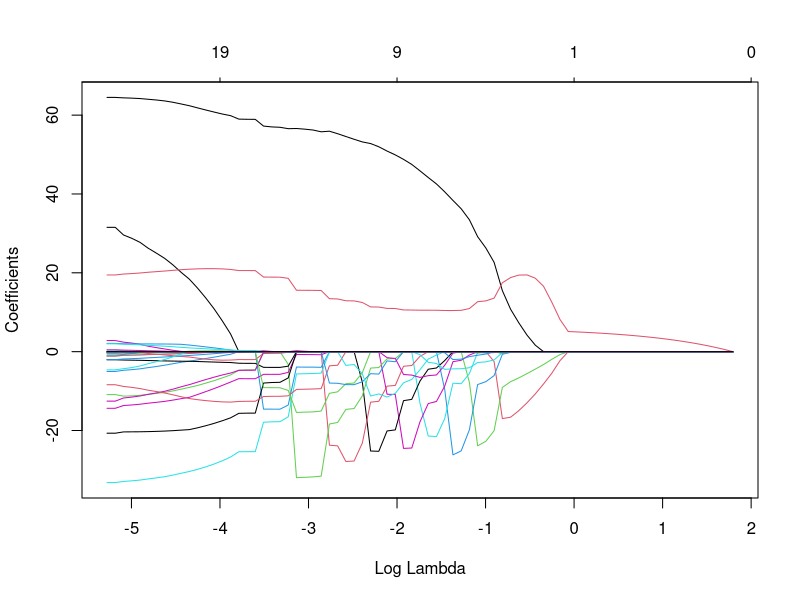
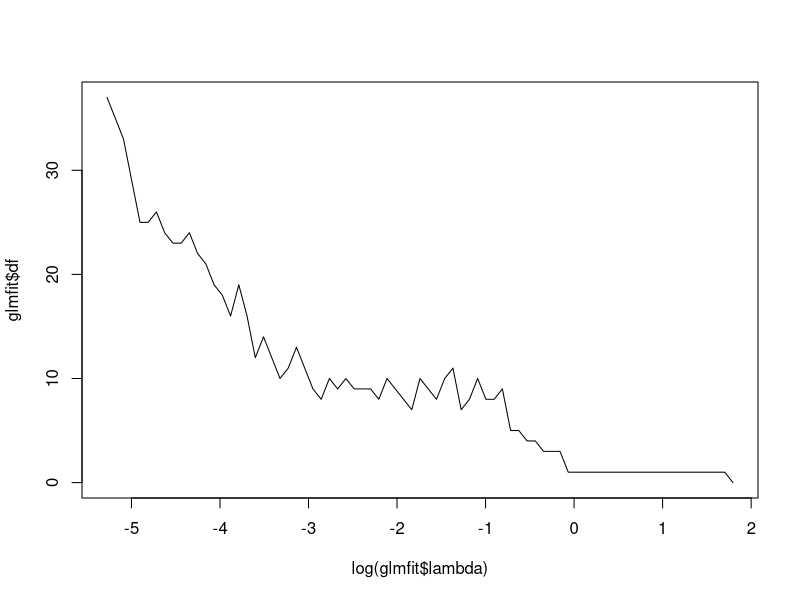
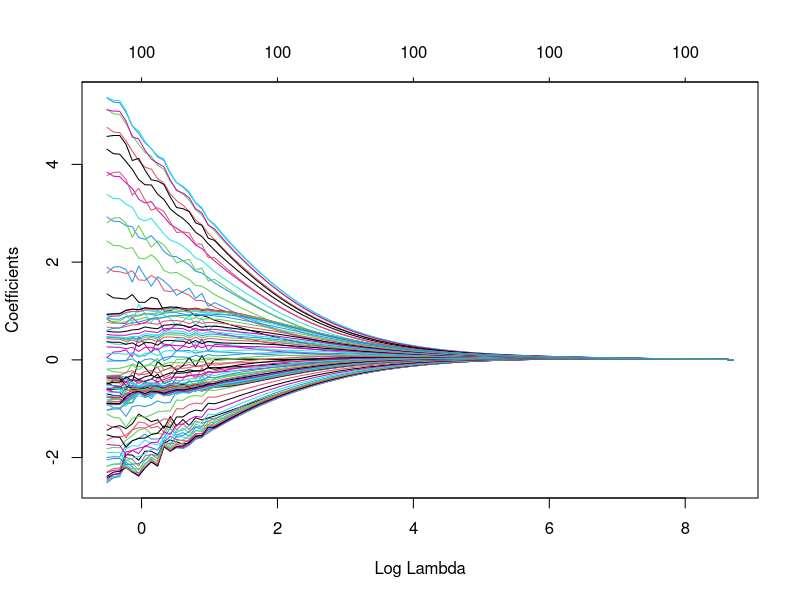
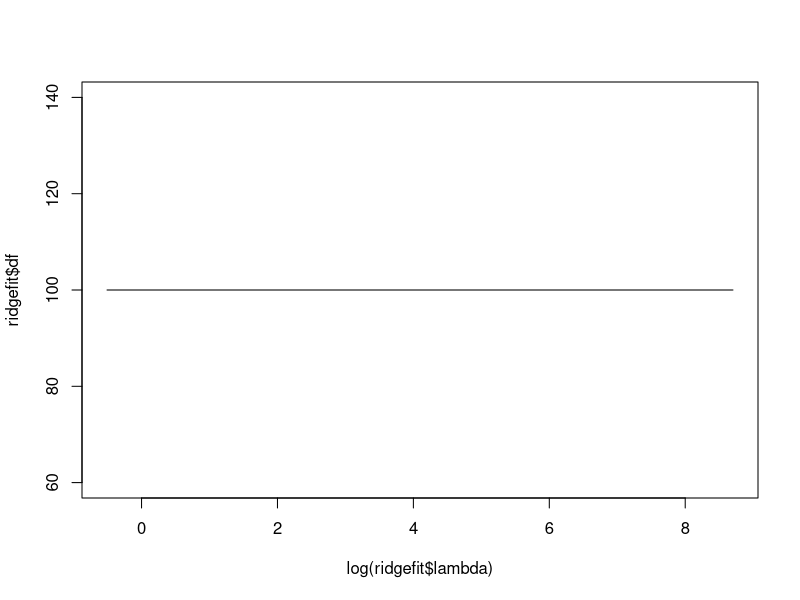
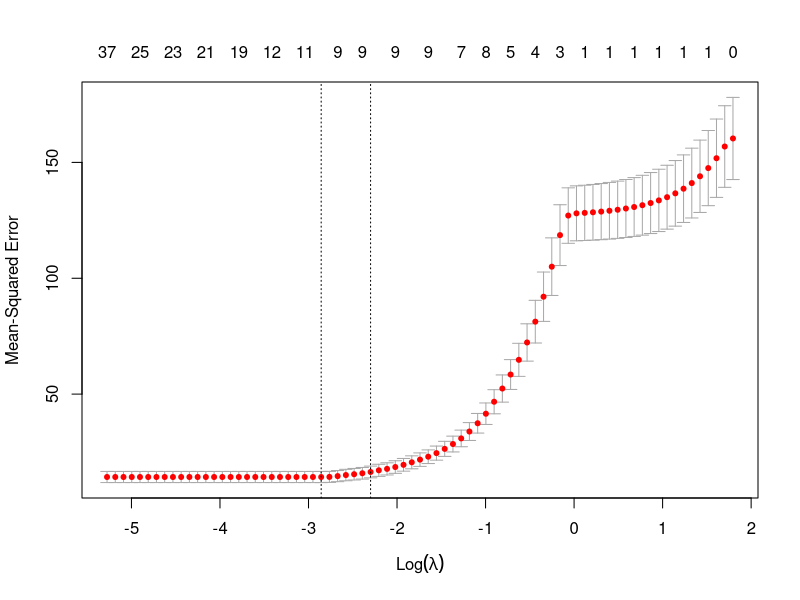
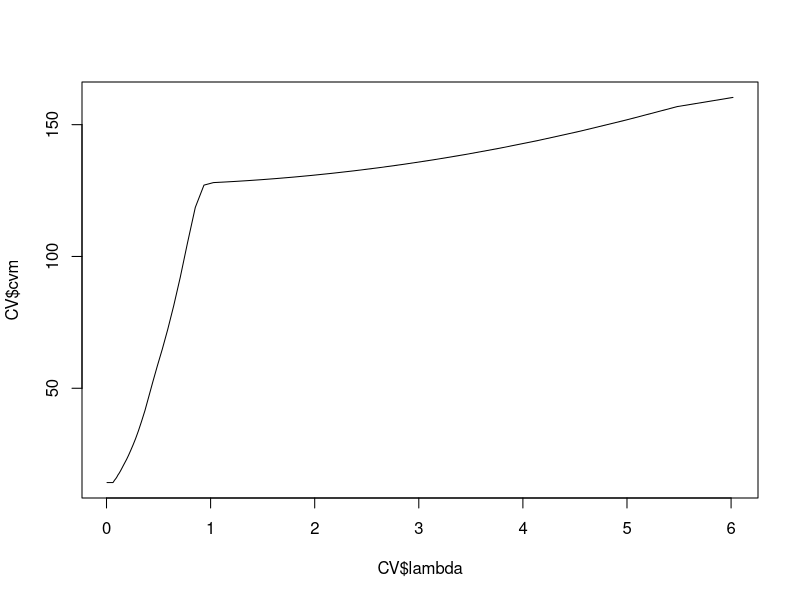
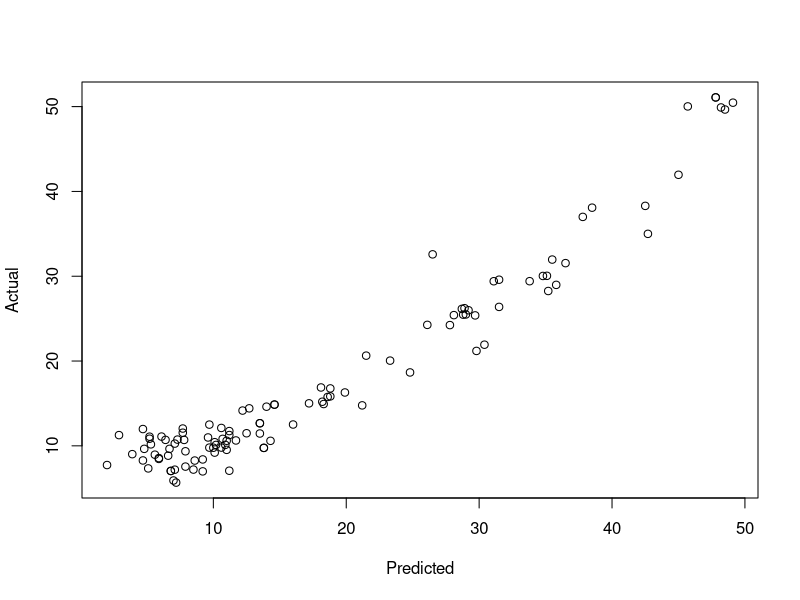
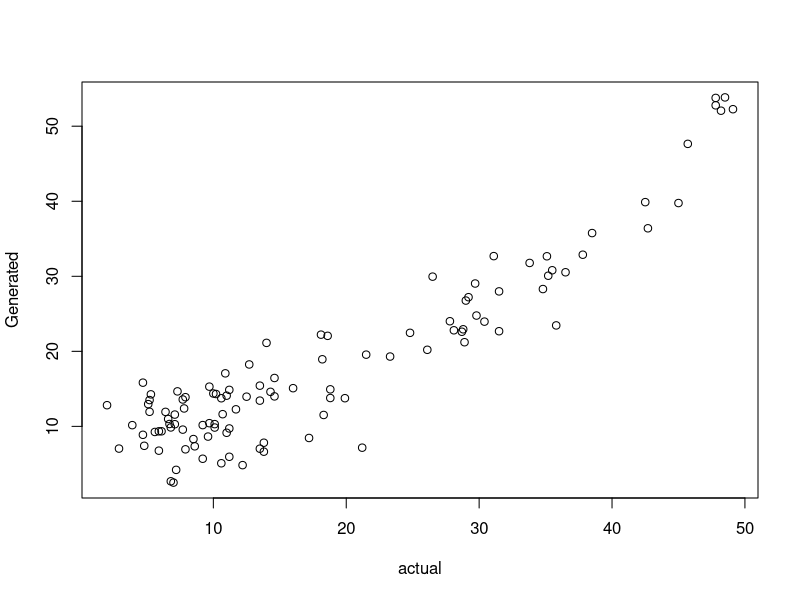

The R source for these figures, in order:
setwd("C:\\Users\\Dell\\Desktop\\R - Kod\\Machine Learning\\Lab1")
dataset <- read.csv("tecator.csv", header=T)
set.seed(12345)
ind <- sample(nrow(dataset), floor(nrow(dataset)*0.5))
train <- dataset[ind,-c(1,103,104)]
test <- dataset[-ind,-c(1,103,104)]

X <- scale(as.matrix(train[, 1:(ncol(train)-1)]))
y <- as.vector(train[, ncol(train)])
Xtest <- scale(as.matrix(test[, 1:(ncol(test)-1)]))
ytest <- as.vector(test$Fat)

trainMSE <- 1/nrow(train) * sum((y - predict(lm(Fat ~ ., data = train), train))^2)
testMSE <- 1/nrow(test) * sum((ytest - predict(lm(Fat ~ ., data = train), test))^2)


library(glmnet)

glmfit <- glmnet(X,y,alpha=1)
plot(glmfit, xvar = "lambda")
plot(log(glmfit$lambda),glmfit$df, type="l")

ridgefit <- glmnet(X,y,alpha=0)
plot(ridgefit, xvar = "lambda")
plot(log(ridgefit$lambda),ridgefit$df, type="l") # Coefficients never goes to 0 in ridge regression

CV <- cv.glmnet(X, y)
plot(CV)
CV$lambda.min
CV$index

opt_lasso <- glmnet(X,y,alpha=1, lambda = CV$lambda.min)
opt_lasso$df  # 12 coefficients for "optimal lambda". Note lambda.1se could be more robust to use

plot(CV$lambda, CV$cvm, type="l")
CV$cvm[which(CV$lambda == CV$lambda.min)] # Cross-validated error of ~14 for optimal lambda
CV$lambda.min < exp(-2) # Since the mean square error is monotonically increasing (in this case), 
                        # we know that since exp(-2) > lambda.min, it also has a higer MSE

Lasso_predictions <- predict(opt_lasso, Xtest)

plot(ytest, Lasso_predictions, xlab= "Predicted", ylab="Actual")
# Should be a straight diagonal line, i.e. predicted 30 when actual = 30. So this isnt looking that bad

lasso_mse <- 1/nrow(test) * sum((ytest - Lasso_predictions)^2)

generated_data <- rnorm(nrow(test), Lasso_predictions, sd(ytest - Lasso_predictions))
plot(ytest, generated_data, xlab="actual", ylab="Generated")


